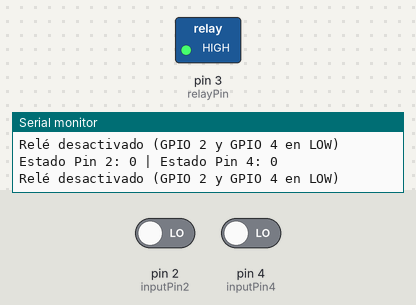
Bench run of a sketch on a simulated Arduino Uno, built with avr-gcc and run on an emulated ATmega328P. On the bench: switched loads named in the sketch (green lamp = pin HIGH), the last lines printed to the serial monitor. The test bench sets the inputs (shaded band); at power-on: pin 2 (inputPin2) LOW, pin 4 (inputPin4) LOW.

Above: at 1.2 s.
1.3 s: pin 2 (inputPin2) driven HIGH
At 2.6 s:
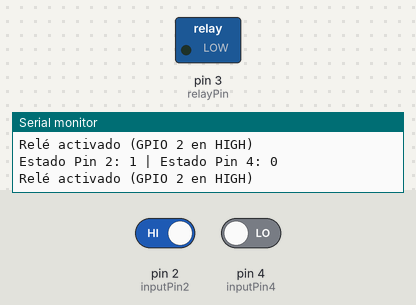
4.4 s: pin 2 (inputPin2) driven LOW and pin 4 (inputPin4) driven LOW
At 5.8 s:
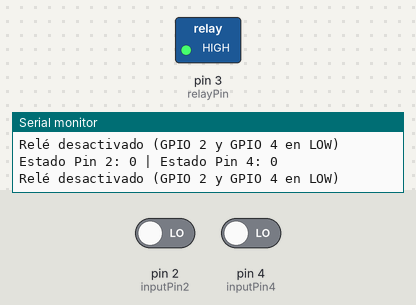
Timing chart, 0 to 7.4 s (numbered marks = the images above; inputs shaded):
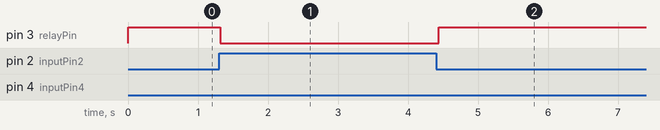

Measured:
- after the input at 1.3 s, pin 3 (relayPin): HIGH → LOW at once
- after the input at 4.4 s, pin 3 (relayPin): LOW → HIGH at once

The sketch:

ARDUINO100OK.ino
```cpp
const int inputPin2 = 2;  // Pin para leer la señal del S3 (GPIO 2 - Modo Acceso)
const int inputPin4 = 4;  // Pin para leer la señal del S3 (GPIO 4 - Modo Taller)
const int relayPin = 3;   // Pin para controlar el relé

void setup() {
  pinMode(inputPin2, INPUT);   // Pin 2 como entrada para leer la señal del S3 (GPIO 2)
  pinMode(inputPin4, INPUT);   // Pin 4 como entrada para leer la señal del S3 (GPIO 4)
  pinMode(relayPin, OUTPUT);   // Pin 3 como salida para el relé
  digitalWrite(relayPin, HIGH); // Estado inicial: relé desactivado (HIGH = apagado)
  Serial.begin(115200);
  Serial.println("Arduino Uno listo");
}

void loop() {
  int statePin2 = digitalRead(inputPin2); // Leer el estado del pin 2 (HIGH o LOW)
  int statePin4 = digitalRead(inputPin4); // Leer el estado del pin 4 (HIGH o LOW)

  // Imprimir el estado de los pines para depuración
  Serial.print("Estado Pin 2: ");
  Serial.print(statePin2);
  Serial.print(" | Estado Pin 4: ");
  Serial.println(statePin4);

  if (statePin2 == HIGH || statePin4 == HIGH) {
    digitalWrite(relayPin, LOW); // Activar el relé (LOW = encendido)
    if (statePin2 == HIGH && statePin4 == HIGH) {
      Serial.println("Relé activado (GPIO 2 y GPIO 4 en HIGH)");
    } else if (statePin2 == HIGH) {
      Serial.println("Relé activado (GPIO 2 en HIGH)");
    } else {
      Serial.println("Relé activado (GPIO 4 en HIGH)");
    }
  } else {
    digitalWrite(relayPin, HIGH); // Desactivar el relé (HIGH = apagado)
    Serial.println("Relé desactivado (GPIO 2 y GPIO 4 en LOW)");
  }

  delay(100); // Pequeño retraso para evitar lecturas rápidas
}
```
